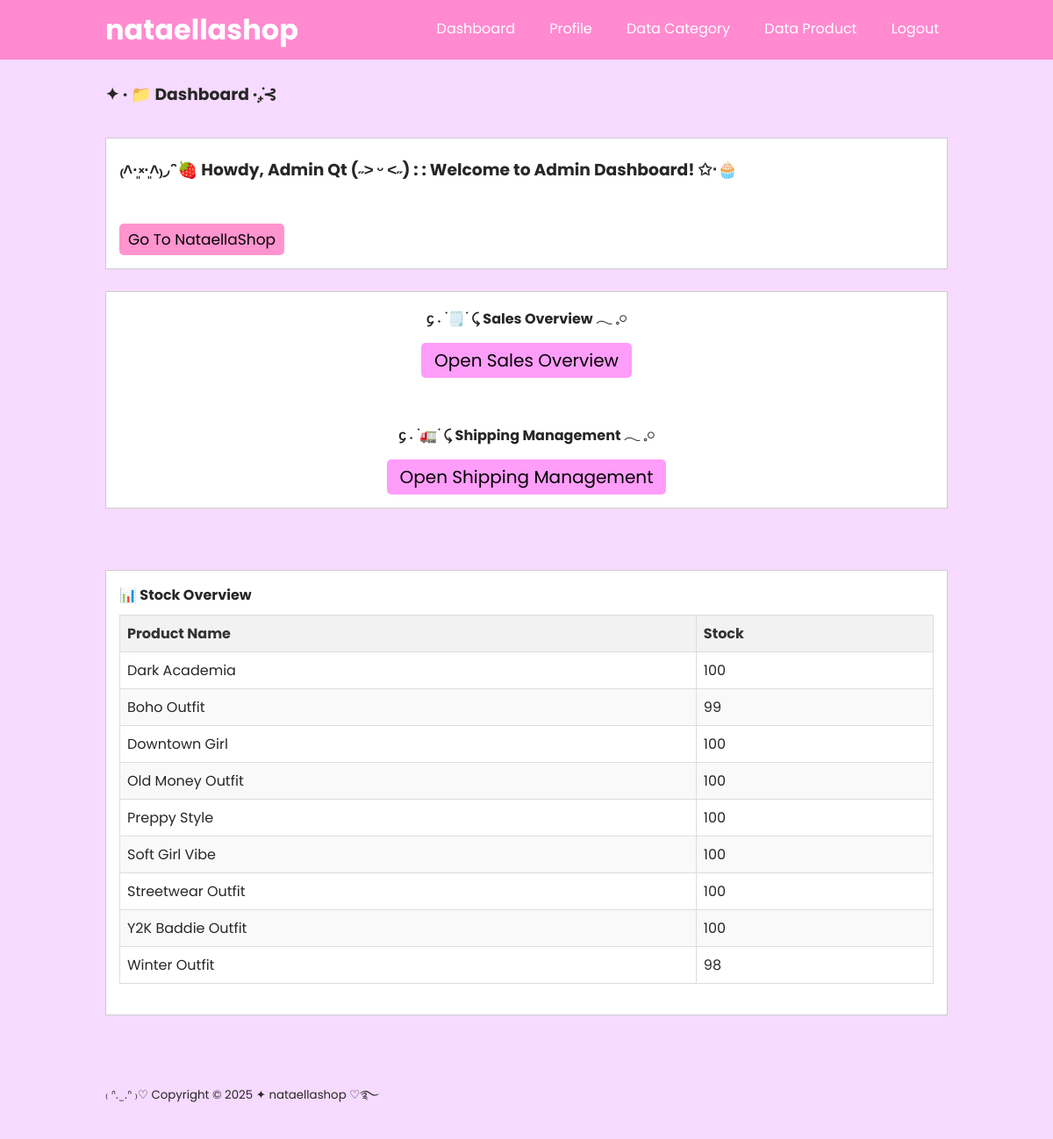
Screenshot of /nataellashop/dashboard.php (signed in) with the database file from the repository.
### tables this page shows
CREATE TABLE `tb_product` (
  `product_id` int(11) NOT NULL,
  `category_id` int(11) NOT NULL,
  `product_name` varchar(100) NOT NULL,
  `product_price` int(11) NOT NULL,
  `product_description` text NOT NULL,
  `product_image` varchar(100) NOT NULL,
  `product_status` tinyint(1) NOT NULL,
  `date_created` timestamp NOT NULL DEFAULT current_timestamp(),
  `stock` int(11) DEFAULT 0
);

### nataellashop/dashboard.php (the view, shortened to what this page needs)
<?php
include 'db.php';
$stock_query = "SELECT product_name, stock FROM tb_product";
$stock_result = mysqli_query($conn, $stock_query);
?>
<!DOCTYPE html>
<html lang="en">
<head>
    <link rel="stylesheet" type="text/css" href="css/style.css">
</head>
<header>
    <div class="container">
        <h1><a href="dashboard.php">nataellashop</a></h1>
        <ul id="navbar">
            <li><a href="dashboard.php">Dashboard</a></li>
            <li><a href="profile.php">Profile</a></li>
            <li><a href="data-kategori.php">Data Category</a></li>
            <li><a href="data-produk.php">Data Product</a></li>
            <li><a href="keluar.php">Logout</a></li>
        </ul>
    </div>
    </header>
    <div class="section">
        <div class="container">
            <h3>✦ · 📁 Dashboard ·₊̣̇⊰</h3><br>
            <div class="box">
                <h3>₍˄·͈༝·͈˄₎◞ ̑̑   🍓 Howdy, <?php echo $_SESSION['a_global']->admin_name ?> : : Welcome to Admin Dashboard! ✩‧🧁</h3><br>
                <p><a href="index.php" class="btn" target="_blank">Go To NataellaShop</a></p>
            </div>
            <div class="box table-container" style="text-align: center;">
                <h4>᧔ ˖ ࣪ 🗒️ ࣪ ⤹ Sales Overview 𓂃 𓈒𓏸</h4>
                <p><a href="sales-overview.php" class="btn-qriss">Open Sales Overview</a></p><br><br>
                <h4>᧔ ˖ ࣪ 🚛 ࣪ ⤹ Shipping Management 𓂃 𓈒𓏸</h4>
                <p><a href="shipping.php" class="btn-qriss">Open Shipping Management</a></p>
            </div>
    </div>
    <div class="section">
        <div class="container">
            <div class="box table-container">
                <h4>📊 Stock Overview</h4>
                <table>
                    <thead>
                        <tr>
                            <th>Product Name</th>
                            <th>Stock</th>
                        </tr>
                    </thead>
                    <tbody>
                        <?php while ($row = mysqli_fetch_assoc($stock_result)) { ?>
                            <tr>
                                <td><?php echo $row['product_name']; ?></td>
                                <td><?php echo $row['stock']; ?></td>
                            </tr>
                        <?php } ?>
                    </tbody>
                </table>
            </div>
        </div>
    </div>
    <footer>
        <div class="container">
            <small>₍ ᐢ. ̫ .ᐢ ₎♡ Copyright &copy; 2025 ✦ nataellashop ♡࿐</small>
        </div>
    </footer>
</body>
</html>

### nataellashop/css/style.css (style rules this page uses)
* { padding: 0; margin: 0; font-family: 'Poppins', sans-serif; }
a { color: inherit; text-decoration: none; }
.btn { display: inline-block; padding: 5px 10px; background-color: #ff94cf; color: #000000; text-decoration: none; font-size: 17px; border-radius: 5px; margin-top: 5px; transition: background-color 0.3s; cursor: pointer; }
.btn-qriss { display: inline-block; padding: 5px 15px; background-color: #ff9dfa; color: #000000; font-size: 20px; text-decoration: none; border-radius: 5px; margin-top: 5px; transition: background-color 0.3s; cursor: pointer; font-family: 'Poppins', sans-serif; }
header { background-color: hsl(324, 100%, 77%); color: #fff; z-index: 10; }
#navbar { z-index: 10; }
header h1 { float: left; padding: 10px 0; }
header ul { float: right; }
header ul li { display: inline-block; }
header ul li a { padding: 20px 10px 20px 25px; text-decoration: none; color: #fff; display: block; }
footer { padding: 25px 0px; }
.container { width: 80%; margin:0 auto; }
.container:after { content: ''; display: block; clear: both; }
.container h1 { color: #ffffff; }
.section { padding: 25px 0; color: rgb(39, 39, 39); }
.box { background-color: #fff; border:1px solid #ccc; padding: 15px; box-sizing: border-box; margin:10px 0px 25px 0px; }
.box:after { content: ''; display: block; clear: both; }
.table-container { margin-top: 20px; }
.table-container h4 { margin-bottom: 10px; }
.table-container table { width: 100%; border-collapse: collapse; margin-bottom: 20px; }
.table-container table th, .table-container table td { border: 1px solid #ddd; padding: 8px; text-align: left; }
.table-container table th { background-color: #f2f2f2; color: #333; }
.table-container table tr:nth-child(even) { background-color: #f9f9f9; }

### rows the page displays
tb_product: product_name "Dark Academia", stock "100"
tb_product: product_name "Boho Outfit", stock "99"
tb_product: product_name "Downtown Girl", stock "100"
tb_product: product_name "Old Money Outfit", stock "100"
tb_product: product_name "Preppy Style", stock "100"
tb_product: product_name "Soft Girl Vibe", stock "100"
tb_product: product_name "Streetwear Outfit", stock "100"
tb_product: product_name "Y2K Baddie Outfit", stock "100"
tb_product: product_name "Winter Outfit", stock "98"

### other values shown
$_SESSION['a_global']->admin_name "Admin Qt (˶˃ ᵕ ˂˶)"
